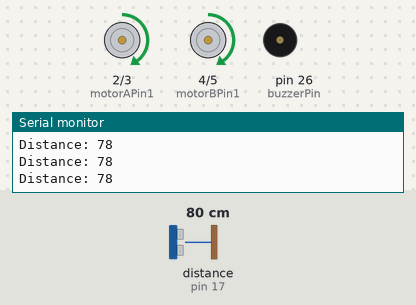
Recording of a sketch running on a simulated Arduino Mega 2560, built with avr-gcc and run on an emulated ATmega2560. On the bench: motor-driver pin pairs drawn as motors (green arrow = first pin HIGH = forward, orange = second pin HIGH = backward, longer = more drive, scaled by the enable pin), buzzer (waves = sounding, pin HIGH), the last lines printed to the serial monitor. Wiring (inferred from the names in the program): ultrasonic range finder: trigger pin 16; echo pin 17. The inputs (shaded band) are chosen by the test bench; at power-on: distance to the obstacle (sensor on pin 17) 80 cm. The echo pulse lasts 58.3 µs per cm; pins used as bus, display or sensor lines are not drawn.

Above: at 1.2 s.
1.3 s: distance to the obstacle (sensor on pin 17) set to 23 cm
2.8 s: distance to the obstacle (sensor on pin 17) set to 19 cm
At 3.07 s:
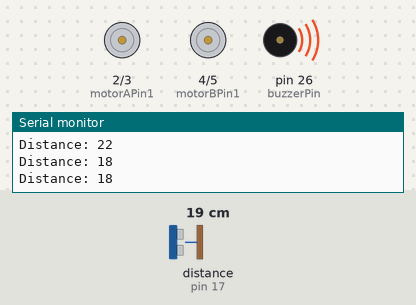
5.8 s: distance to the obstacle (sensor on pin 17) set to 120 cm
At 7.0 s:
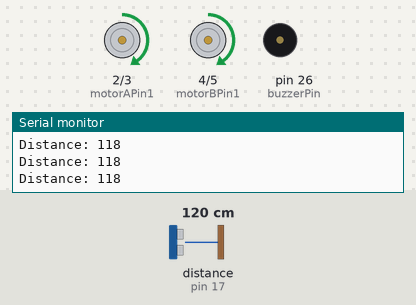
7.3 s: distance to the obstacle (sensor on pin 17) set to 2 cm
At 7.46 s:
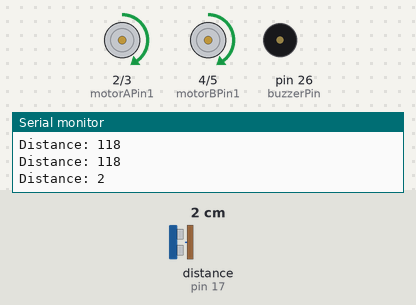
Timing chart, 0 to 11.3 s (numbered marks = the images above; inputs shaded):
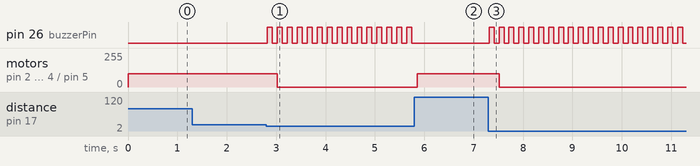

Measured:
- the behaviour switches between 21 and 20 cm on distance to the obstacle (sensor on pin 17) (found by bisection; images 0 and 1)
- after the input at 2.8 s, pin 26 (buzzerPin): alternates HIGH for 0.10 s and LOW for 0.10 s, starting at once; motor on pin 2 (motorAPin1) / pin 3 (motorAPin2), motor on pin 4 (motorBPin1) / pin 5 (motorBPin2): forward 100/255 → stopped after 0.22 s
- after the input at 5.8 s, pin 26 (buzzerPin): stops changing and stays LOW; motor on pin 2 (motorAPin1) / pin 3 (motorAPin2), motor on pin 4 (motorBPin1) / pin 5 (motorBPin2): stopped → forward 100/255 after 0.05 s
- after the input at 7.3 s, pin 26 (buzzerPin): alternates HIGH for 0.10 s and LOW for 0.10 s, starting at once; motor on pin 2 (motorAPin1) / pin 3 (motorAPin2), motor on pin 4 (motorBPin1) / pin 5 (motorBPin2): forward 100/255 → stopped after 0.21 s

The sketch:

Exp9.ino
```cpp
// Motor A
const int motorAPin1 = 2;
const int motorAPin2 = 3;
#define ENA 9
// Motor B
const int motorBPin1 = 4;
const int motorBPin2 = 5;
#define ENB 10

// Ultrasonic sensor pins
const int trigPin = 16;
const int echoPin = 17;

// Buzzer pin
const int buzzerPin = 26;

void setup() {
  pinMode(trigPin, OUTPUT);
  pinMode(echoPin, INPUT);
  pinMode(buzzerPin, OUTPUT);

  pinMode(motorAPin1, OUTPUT);
  pinMode(motorAPin2, OUTPUT);
  pinMode(motorBPin1, OUTPUT);
  pinMode(motorBPin2, OUTPUT);
  pinMode(ENA, OUTPUT);
  pinMode(ENB, OUTPUT);

  Serial.begin(9600);
}

void loop() {
  // Trigger the ultrasonic sensor
  digitalWrite(trigPin, LOW);
  delayMicroseconds(2);
  digitalWrite(trigPin, HIGH);
  delayMicroseconds(10);
  digitalWrite(trigPin, LOW);

  // Measure the echo time to determine distance
  long duration = pulseIn(echoPin, HIGH);
  int distance = duration * 0.034 / 2;

  // Print distance for debugging
  Serial.print("Distance: ");
  Serial.println(distance);

  // If obstacle detected closer than 20 units
  if (distance < 20) {
    // Activate the buzzer
    digitalWrite(buzzerPin, HIGH);
    delay(100);
    digitalWrite(buzzerPin, LOW);
    delay(100);
  } else {
    // Deactivate the buzzer
    digitalWrite(buzzerPin, LOW);
  }

  // Control motor based on distance
  if (distance >= 20) {
    // Move forward if no obstacle
    digitalWrite(motorAPin1, HIGH);
    digitalWrite(motorAPin2, LOW);
    digitalWrite(motorBPin1, HIGH);
    digitalWrite(motorBPin2, LOW);
    analogWrite(ENA, 100);
    analogWrite(ENB, 100);
  } else {
    // Stop if obstacle detected
    digitalWrite(motorAPin1, LOW);
    digitalWrite(motorAPin2, LOW);
    digitalWrite(motorBPin1, LOW);
    digitalWrite(motorBPin2, LOW);
    analogWrite(ENA, 0);
    analogWrite(ENB, 0);
  }
}
```
